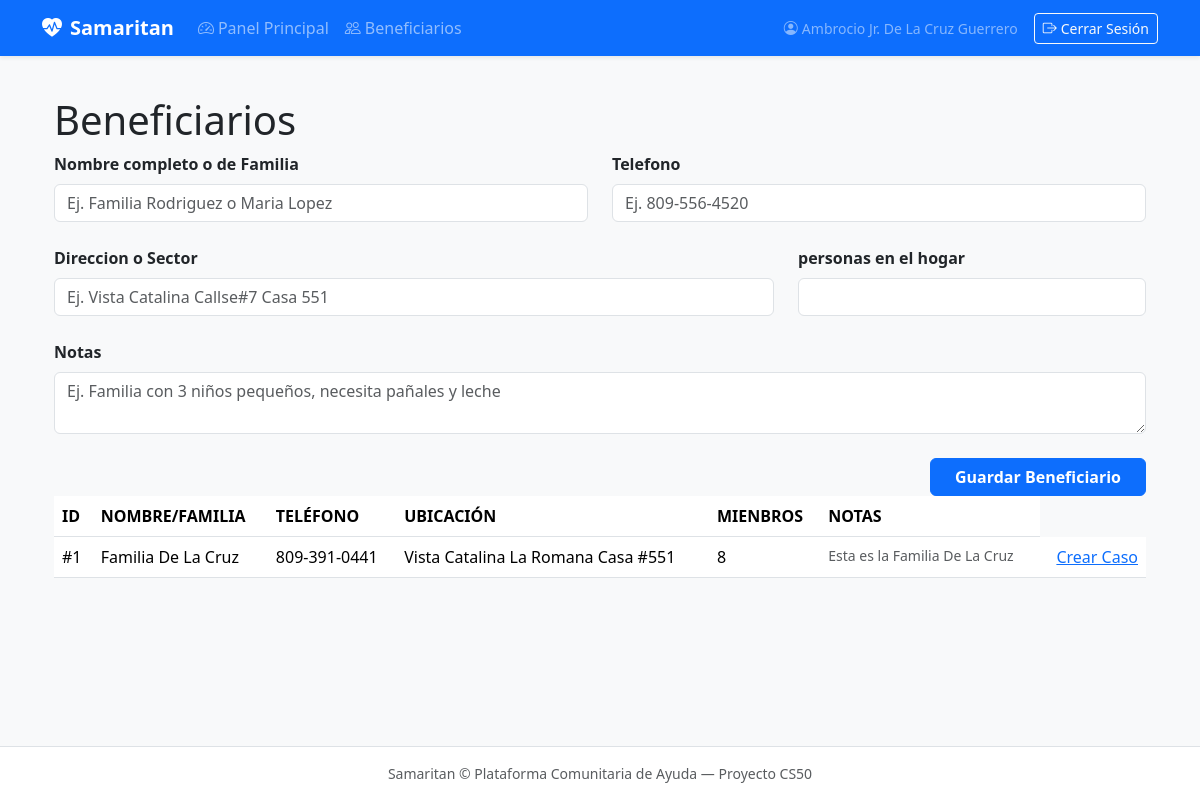
Page /beneficiaries (signed in) on the earlier database version.
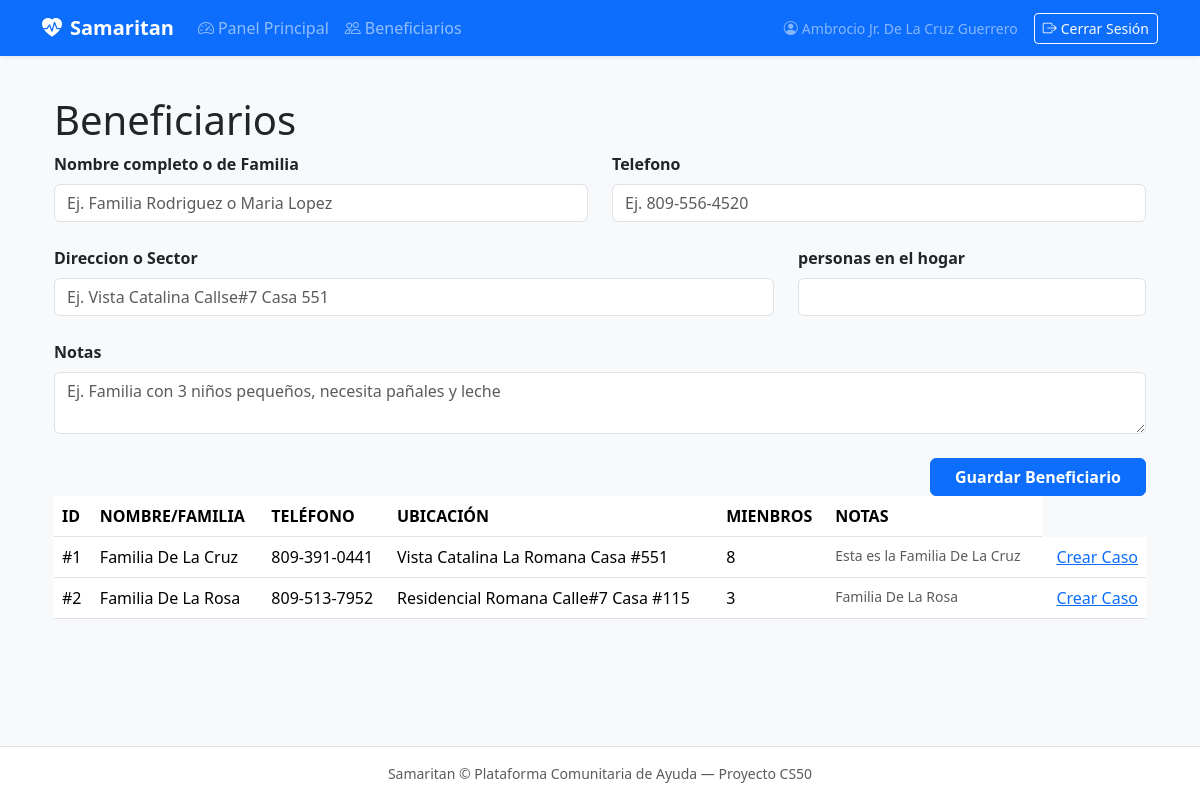
Same page on the later database version.
### tables this page shows
CREATE TABLE beneficiaries (
    id INTEGER PRIMARY KEY AUTOINCREMENT,
    name TEXT NOT NULL,
    phone TEXT,
    location TEXT,
    household_size INTEGER DEFAULT 1,
    notes TEXT,
    created_at TIMESTAMP DEFAULT CURRENT_TIMESTAMP
);

### app.py (the view, shortened to what this page needs)
@app.route("/beneficiaries", methods=["GET", "POST"])
@login_required
def beneficiaries():
  with get_db() as conn:
    all_beneficiaries = conn.execute("SELECT * FROM beneficiaries ORDER BY name ASC").fetchall()
  return render_template("beneficiaries.html", beneficiaries=all_beneficiaries)

### app.py (called while the page is built)
@app.after_request
def after_request(response):
    response.headers["Cache-Control"] = "no-cache, no-store, must-revalidate"
    response.headers["Expires"] = 0
    response.headers["Pragma"] = "no-cache"
    return response

### db.py (called while the page is built)
def get_db():
  if "db" not in g:
    g.db = sqlite3.connect(
      current_app.config["DATABASE"],
      detect_types=sqlite3.PARSE_DECLTYPES
    )
    g.db.row_factory = sqlite3.Row
  return g.db

def login_required(f):
  @wraps(f)
  def wrapper(*args, **kwargs):
    if session.get("user_id") is None:
      return redirect("/login")
    return f(*args, **kwargs)
  return wrapper

### templates/beneficiaries.html (shortened to what this page needs)
{% extends "layout.html" %}
{% block main %}
  <div class="container">
    <h1>Beneficiarios</h1>
    <div>
      <form action="/beneficiaries" method="post">
        <div class="row g-4">
          <div class="col-12 col-md-6">
            <label for="name" class="form-label fw-semibold">Nombre completo o de Familia</label>
            <input type="text" class="form-control" name="name" placeholder="Ej. Familia Rodriguez o Maria Lopez" >
          </div>
          <div class="col-12 col-md-6">
            <label for="phone" class="form-label fw-semibold">Telefono</label>
            <input type="text" class="form-control" name="phone" placeholder="Ej. 809-556-4520" >
          </div>
          <div class="col-12 col-md-8">
            <label for="location" class="form-label fw-semibold">Direccion o Sector</label>
            <input type="text" class="form-control" name="location" placeholder="Ej. Vista Catalina Callse#7 Casa 551" >
          </div>
          <div class="col-12 col-md-4">
            <label for="household_size" class="form-label fw-semibold">personas en el hogar</label>
            <input type="number" class="form-control" name="household_size" >
          </div class="col-12">
          <div class="col-12">
            <label for="notes" class="form-label fw-semibold">Notas</label>
            <textarea name="notes" class="form-control" placeholder="Ej. Familia con 3 niños pequeños, necesita pañales y leche"></textarea>
          </div>
          <div class="col-12 d-flex justify-content-end gap-2 mt-4">
            <button type="submit" class="btn btn-primary px-4 fw-semibold">Guardar Beneficiario</button>
          </div>
        </div>
      </form>
    </div>
    <div>
      <table class="table">
        <thead>
          <tr>
            <th>ID</th>
            <th>NOMBRE/FAMILIA</th>
            <th>TELÉFONO</th>
            <th>UBICACIÓN</th>
            <th>MIENBROS</th>
            <th>NOTAS</th>
          </tr>
        </thead>
        <tbody>
          {% for b in beneficiaries %}
            <tr>
              <td>#{{ b.id }}</td>
              <td required>{{ b.name }}</td>
              <td>{{ b.phone }}</td>
              <td>{{ b.location }}</td>
              <td>{{ b.household_size }}</td>
              <td class="text-muted small">{{ b.notes }}</td>
              <td class="text-end">
                <a href="/cases/new?beneficiary_id={{ b.id }}">Crear Caso</a>
              </td>
            </tr>
          {% endfor %}
        </tbody>
      </table>
    </div>
  </div>
{% endblock %}

Differences in the rows shown:
added beneficiaries: id "2", name "Familia De La Rosa", phone "809-513-7952", location "Residencial Romana Calle#7 Casa #115", household_size "3", notes "Familia De La Rosa"
